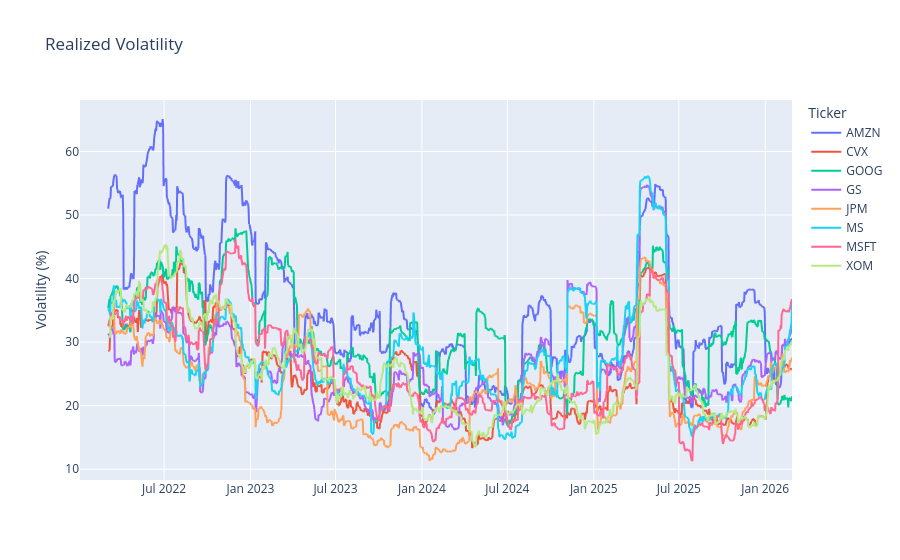

The notebook cell this image was saved under:
### Code cell
# calculate realized vol
sum_squares = close_prices.pct_change().rolling(window=HISTORY).apply(lambda x: np.sum(x**2))
realized_vol = 100*(np.sqrt(sum_squares)/np.sqrt(HISTORY))*np.sqrt(ANNUAL)

# plot realized vol
fig = px.line(realized_vol, title='Realized Volatility')
fig.update_yaxes(title_text='Volatility (%)')
fig.update_xaxes(title_text=None)
fig.show()

### Figure 1 — Plotly figure (JSON) as saved in the notebook; plotly's stock layout.template omitted (floating-point values rounded to 4 significant figures; data arrays with more than 128 entries replaced by an {"elided": "..."} marker saying what was removed)
{"data": [{"hovertemplate": "Ticker=AMZN<br>Date=%{x}<br>value=%{y}<extra></extra>", "legendgroup": "AMZN", "line": {"color": "#636efa", "dash": "solid"}, "marker": {"symbol": "circle"}, "mode": "lines", "name": "AMZN", "showlegend": true, "type": "scattergl", "x": {"elided": "1042 str values"}, "xaxis": "x", "y": {"elided": "1042 float values"}, "yaxis": "y"}, {"hovertemplate": "Ticker=CVX<br>Date=%{x}<br>value=%{y}<extra></extra>", "legendgroup": "CVX", "line": {"color": "#EF553B", "dash": "solid"}, "marker": {"symbol": "circle"}, "mode": "lines", "name": "CVX", "showlegend": true, "type": "scattergl", "x": {"elided": "1042 str values"}, "xaxis": "x", "y": {"elided": "1042 float values"}, "yaxis": "y"}, {"hovertemplate": "Ticker=GOOG<br>Date=%{x}<br>value=%{y}<extra></extra>", "legendgroup": "GOOG", "line": {"color": "#00cc96", "dash": "solid"}, "marker": {"symbol": "circle"}, "mode": "lines", "name": "GOOG", "showlegend": true, "type": "scattergl", "x": {"elided": "1042 str values"}, "xaxis": "x", "y": {"elided": "1042 float values"}, "yaxis": "y"}, {"hovertemplate": "Ticker=GS<br>Date=%{x}<br>value=%{y}<extra></extra>", "legendgroup": "GS", "line": {"color": "#ab63fa", "dash": "solid"}, "marker": {"symbol": "circle"}, "mode": "lines", "name": "GS", "showlegend": true, "type": "scattergl", "x": {"elided": "1042 str values"}, "xaxis": "x", "y": {"elided": "1042 float values"}, "yaxis": "y"}, {"hovertemplate": "Ticker=JPM<br>Date=%{x}<br>value=%{y}<extra></extra>", "legendgroup": "JPM", "line": {"color": "#FFA15A", "dash": "solid"}, "marker": {"symbol": "circle"}, "mode": "lines", "name": "JPM", "showlegend": true, "type": "scattergl", "x": {"elided": "1042 str values"}, "xaxis": "x", "y": {"elided": "1042 float values"}, "yaxis": "y"}, {"hovertemplate": "Ticker=MS<br>Date=%{x}<br>value=%{y}<extra></extra>", "legendgroup": "MS", "line": {"color": "#19d3f3", "dash": "solid"}, "marker": {"symbol": "circle"}, "mode": "lines", "name": "MS", "showlegend": true, "type": "scattergl", "x": {"elided": "1042 str values"}, "xaxis": "x", "y": {"elided": "1042 float values"}, "yaxis": "y"}, {"hovertemplate": "Ticker=MSFT<br>Date=%{x}<br>value=%{y}<extra></extra>", "legendgroup": "MSFT", "line": {"color": "#FF6692", "dash": "solid"}, "marker": {"symbol": "circle"}, "mode": "lines", "name": "MSFT", "showlegend": true, "type": "scattergl", "x": {"elided": "1042 str values"}, "xaxis": "x", "y": {"elided": "1042 float values"}, "yaxis": "y"}, {"hovertemplate": "Ticker=XOM<br>Date=%{x}<br>value=%{y}<extra></extra>", "legendgroup": "XOM", "line": {"color": "#B6E880", "dash": "solid"}, "marker": {"symbol": "circle"}, "mode": "lines", "name": "XOM", "showlegend": true, "type": "scattergl", "x": {"elided": "1042 str values"}, "xaxis": "x", "y": {"elided": "1042 float values"}, "yaxis": "y"}], "layout": {"legend": {"title": {"text": "Ticker"}, "tracegroupgap": 0}, "title": {"text": "Realized Volatility"}, "xaxis": {"anchor": "y", "domain": [0, 1], "title": {}}, "yaxis": {"anchor": "x", "domain": [0, 1], "title": {"text": "Volatility (%)"}}}}
